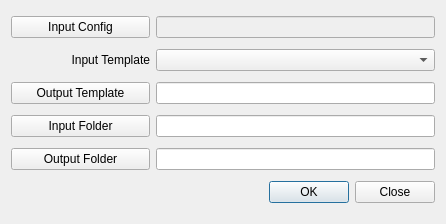
<?xml version="1.0" encoding="UTF-8"?>
<ui version="4.0">
 <class>dialogTemplateConversion</class>
 <widget class="QDialog" name="dialogTemplateConversion">
  <property name="geometry">
   <rect>
    <x>0</x>
    <y>0</y>
    <width>446</width>
    <height>224</height>
   </rect>
  </property>
  <property name="windowTitle">
   <string>Template Conversion Tool</string>
  </property>
  <layout class="QGridLayout" name="gridLayout" columnstretch="1,2,0">
   <item row="6" column="0">
    <widget class="QLabel" name="label">
     <property name="text">
      <string>Input Template</string>
     </property>
     <property name="alignment">
      <set>Qt::AlignmentFlag::AlignRight|Qt::AlignmentFlag::AlignTrailing|Qt::AlignmentFlag::AlignVCenter</set>
     </property>
    </widget>
   </item>
   <item row="11" column="0">
    <widget class="QPushButton" name="btnInputFolder">
     <property name="text">
      <string>Input Folder</string>
     </property>
    </widget>
   </item>
   <item row="4" column="0">
    <widget class="QPushButton" name="btnInputConfig">
     <property name="sizePolicy">
      <sizepolicy hsizetype="Minimum" vsizetype="Fixed">
       <horstretch>0</horstretch>
       <verstretch>0</verstretch>
      </sizepolicy>
     </property>
     <property name="text">
      <string>Input Config</string>
     </property>
    </widget>
   </item>
   <item row="8" column="1">
    <widget class="QLineEdit" name="txtTemplatePath"/>
   </item>
   <item row="8" column="0">
    <widget class="QPushButton" name="btnOutputTemplate">
     <property name="text">
      <string>Output Template</string>
     </property>
    </widget>
   </item>
   <item row="4" column="1">
    <widget class="QLineEdit" name="txtConfigPath">
     <property name="enabled">
      <bool>false</bool>
     </property>
    </widget>
   </item>
   <item row="11" column="1">
    <widget class="QLineEdit" name="txtInputPath"/>
   </item>
   <item row="6" column="1">
    <widget class="QComboBox" name="cmbInputTemplate">
     <property name="sizePolicy">
      <sizepolicy hsizetype="Minimum" vsizetype="Fixed">
       <horstretch>0</horstretch>
       <verstretch>0</verstretch>
      </sizepolicy>
     </property>
    </widget>
   </item>
   <item row="13" column="1">
    <widget class="QDialogButtonBox" name="buttonBox">
     <property name="orientation">
      <enum>Qt::Orientation::Horizontal</enum>
     </property>
     <property name="standardButtons">
      <set>QDialogButtonBox::StandardButton::Close|QDialogButtonBox::StandardButton::Ok</set>
     </property>
     <property name="centerButtons">
      <bool>false</bool>
     </property>
    </widget>
   </item>
   <item row="12" column="1">
    <widget class="QLineEdit" name="txtOutputPath"/>
   </item>
   <item row="12" column="0">
    <widget class="QPushButton" name="btnOutputFolder">
     <property name="text">
      <string>Output Folder</string>
     </property>
    </widget>
   </item>
  </layout>
 </widget>
 <resources/>
 <connections>
  <connection>
   <sender>buttonBox</sender>
   <signal>accepted()</signal>
   <receiver>dialogTemplateConversion</receiver>
   <slot>accept()</slot>
   <hints>
    <hint type="sourcelabel">
     <x>248</x>
     <y>254</y>
    </hint>
    <hint type="destinationlabel">
     <x>157</x>
     <y>274</y>
    </hint>
   </hints>
  </connection>
  <connection>
   <sender>buttonBox</sender>
   <signal>rejected()</signal>
   <receiver>dialogTemplateConversion</receiver>
   <slot>reject()</slot>
   <hints>
    <hint type="sourcelabel">
     <x>316</x>
     <y>260</y>
    </hint>
    <hint type="destinationlabel">
     <x>286</x>
     <y>274</y>
    </hint>
   </hints>
  </connection>
 </connections>
</ui>
